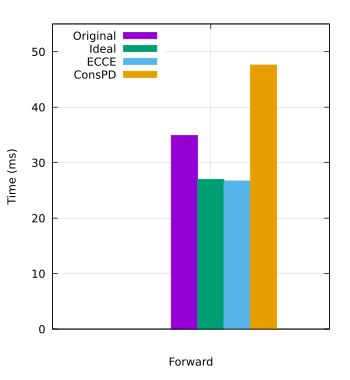

This chart was generated by the following gnuplot code:
set datafile separator ','

set terminal pdf size 3.5, 3.8
set output 'da700forward.pdf'

set style data histogram  
set style fill solid

set size ratio 1.1

set xrange [0:1.75]
set yrange [0:55]

set ylabel 'Time (ms)' # label for the Y axis
set xlabel 'Forward' # label for the X axis

set key left top

set style line 100 lt 1 lc rgb "grey" lw 0.5 # linestyle for the grid
set grid ls 100 # enable grid with specific linestyle

plot 'da700forward.csv' u 2:xtic(1) title "Original", 'da700forward.csv' u 3:xtic(1) title "Ideal",'da700forward.csv' u 4:xtic(1) title "ECCE", 'da700forward.csv' u 5:xtic(1) title "ConsPD"
